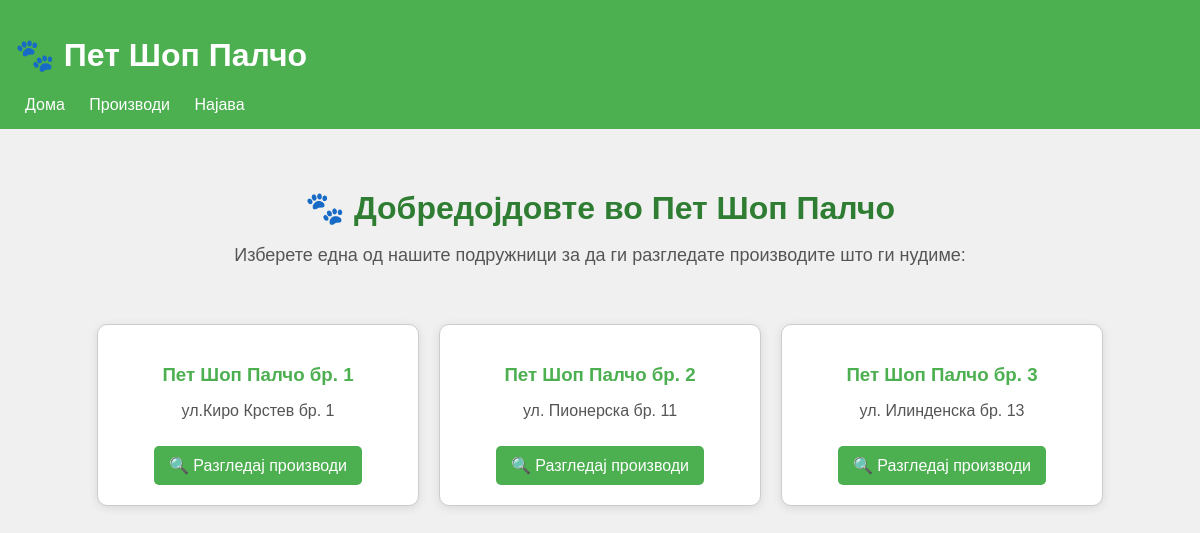
The page / on the database its author committed.
### tables this page shows
CREATE TABLE branches (
        id INTEGER PRIMARY KEY AUTOINCREMENT,
        name TEXT NOT NULL,
        address TEXT NOT NULL);

### app.py (the view)
@app.route('/')
def home():
    try:
        conn = get_db()
        branches = conn.execute("SELECT * FROM branches").fetchall()
        conn.close()
        return render_template('home.html', branches=branches)
    except Exception as e:
        flash(f"Грешка при вчитување на почетна страна: {e}")
        return redirect(url_for('login'))

### app.py (called while the page is built)
def get_db():
    try:
        conn = sqlite3.connect(DATABASE)
        conn.row_factory = sqlite3.Row
        return conn
    except sqlite3.Error as e:
        print("Database connection error:", e)
        return None

@app.context_processor
def inject_date():
    return {'current_date': datetime.now().strftime('%d.%m.%Y')}

### templates/home.html
{% extends "base.html" %}
{% block content %}
<div style="text-align: center; padding: 40px 20px;">
    <h2 style="font-size: 32px; color: #2e7d32; margin-bottom: 10px;">
        🐾 Добредојдовте во <span style="font-weight: bold;">Пет Шоп Палчо</span>
    </h2>
    <p style="font-size: 18px; color: #555;">
        Изберете една од нашите подружници за да ги разгледате производите што ги нудиме:
    </p>
</div>
<div style="display: flex; flex-wrap: wrap; gap: 20px; justify-content: center;">
    {% for branch in branches %}
    <div style="background: #ffffff; border: 1px solid #ccc; border-radius: 10px; padding: 20px; width: 280px; box-shadow: 0 2px 10px rgba(0,0,0,0.1); text-align: center;">
        <h3 style="color: #4caf50; margin-bottom: 10px;">{{ branch.name }}</h3>
        <p style="color: #555;">{{ branch.address }}</p>
        <a href="{{ url_for('product_list') }}?branch_id={{ branch.id }}"
           style="display: inline-block; margin-top: 10px; padding: 10px 15px; background-color: #4caf50; color: white; border-radius: 5px; text-decoration: none;">
            🔍 Разгледај производи
        </a>
    </div>
    {% endfor %}
</div>
{% endblock %}

### static/style.css (style rules this page uses)
body { font-family: sans-serif; background-color: #f2f2f2; margin: 0; padding: 0; }
body { font-family: sans-serif; background-color: #f0f0f0; margin: 0; padding: 0; }
h2 { margin-top: 0; }

### rows shown on the page
branches: name "Пет Шоп Палчо бр. 1", address "ул.Киро Крстев бр. 1"
branches: name "Пет Шоп Палчо бр. 2", address "ул. Пионерска бр. 11"
branches: name "Пет Шоп Палчо бр. 3", address "ул. Илинденска бр. 13"
